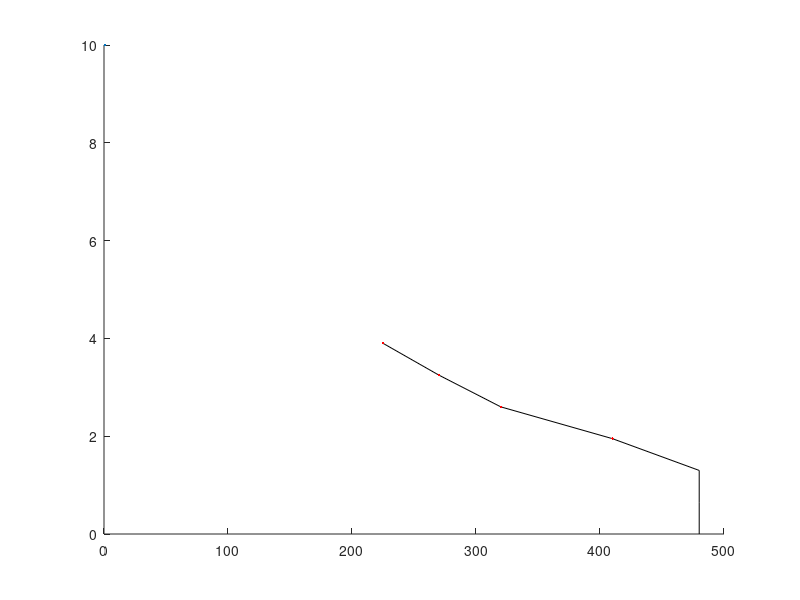

Here is the MATLAB script that generated this plot: (Note: this script raises an error after producing the figure.)
%% Calibration for Kilian
final_x  = 200:600;
height_k = 1.87;
depth = 0.65:0.65:6*0.65;
depth = [0, depth];
measure_px_k = [480, 480, 480, 410, 320, 270, 225];

threshold = 1.5; % the distance after which the subject is fully visible
%%
index_k = depth>threshold;
depth_interest_k = depth(index_k);
px_interest_k = measure_px_k(index_k);

figure(1)
hold on;
plot(measure_px_k, depth, 'k-');
plot(px_interest_k,depth_interest_k, 'r.', MarkerSize=10)


approx_k = fit(px_interest_k', depth_interest_k', 'poly1');
y_fit_k = feval(approx_k, final_x);
origin_k = approx_k.p2;
plot(final_x, y_fit_k, 'm--')

xlabel("Pixels [px]");
ylabel("Distance [m]")
title("Distance Calibration Kilian", FontSize=15)
legend("All measurements", "After thresholding", "Linear approximation")



%% Calibration for Victoria

height_v = 1.7;
depth = 0.65:0.65:6*0.65;
measure_px_v = [480, 444, 365, 300, 263, 207];

threshold = 1.5; % the distance after which the subject is fully visible

index_v = depth>threshold;
depth_interest_v = depth(index_v);
px_interest_v = measure_px_v(index_v);

figure(2)
hold on;
plot(measure_px_v, depth, 'k-');
plot(px_interest_v,depth_interest_v, 'r.', MarkerSize=10)


approx_v = fit(px_interest_v', depth_interest_v', 'poly1');
y_fit_v = feval(approx_v, final_x);
origin_v = approx_v.p2;
plot(final_x, y_fit_v, 'm--')

xlabel("Pixels [px]");
ylabel("Distance [m]")
title("Distance Calibration Victoria", FontSize=15)
legend("All measurements", "After thresholding", "Linear approximation")



%% Comparison


figure(3)
hold on;
plot(final_x, y_fit_k, 'm--')
plot(final_x, y_fit_v, 'g--')


xlabel("Pixels [px]");
ylabel("Distance [m]")
xline(480)
yline(0)
title("Comparison linear approximations", FontSize=15)
legend("Kilian", "Victoria")


%% Relation with height

figure(4);
hold on;

heights = [height_k,height_v];
origins = [origin_k, origin_v];

plot(heights, origins)

xlabel("Pixels [px]");
ylabel("Distance [m]")
title("Comparison linear approximations", FontSize=15)
